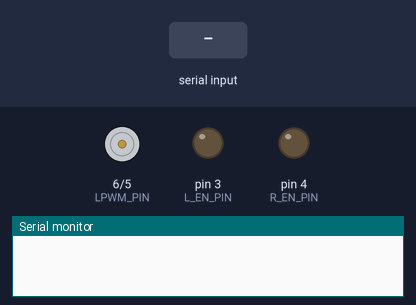
This sketch was run on a simulated Arduino Uno, built with avr-gcc and run on an emulated ATmega328P. Shown: motor-driver pin pairs drawn as motors (green arrow = first pin HIGH = forward, orange = second pin HIGH = backward, longer = more drive), output pins drawn as LEDs (lit = HIGH), the last lines printed to the serial monitor. The test bench sets the inputs (shaded band).

Above: at 1.2 s.
1.3 s: "f128\n" received over Serial
At 1.6 s:
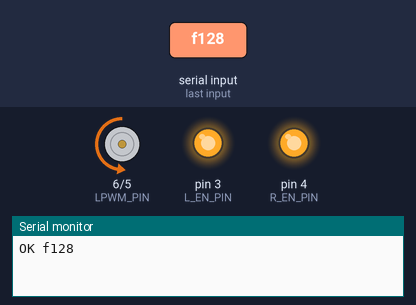
2.8 s: "b90\n" received over Serial
At 4.0 s:
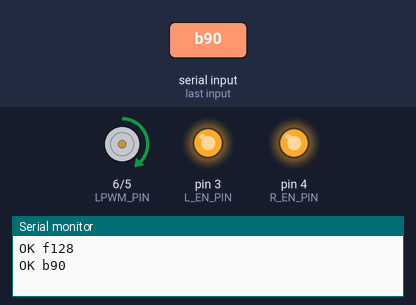
4.3 s: "f,45\n" received over Serial
At 5.1 s:
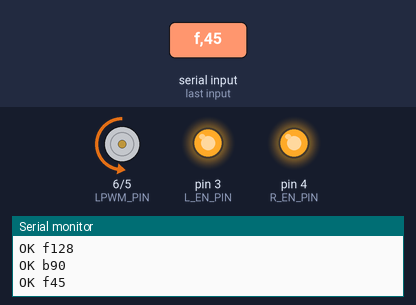
5.8 s: "b,45\n" received over Serial
At 6.3 s:
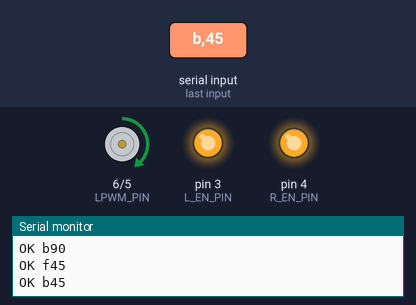
7.3 s: "f" received over Serial
At 9.2 s:
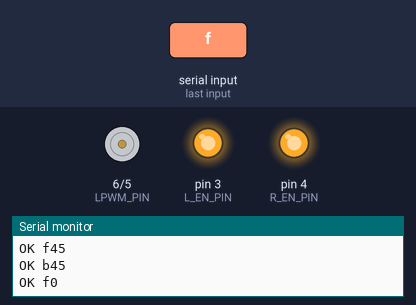
Timing chart, 0 to 13.8 s (numbered marks = the images above; inputs shaded):
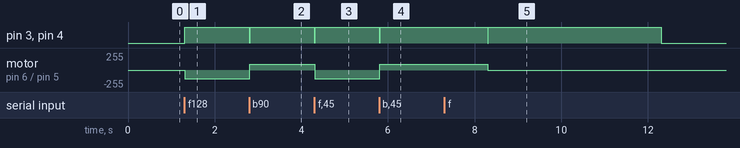

Measured:
- after the input at 1.3 s, pin 3 (L_EN_PIN), pin 4 (R_EN_PIN): LOW → HIGH at once; motor on pin 6 (LPWM_PIN) / pin 5 (RPWM_PIN): stopped → backward 128/255 at once
- after the input at 2.8 s, pin 3 (L_EN_PIN), pin 4 (R_EN_PIN): HIGH → LOW at once, → HIGH 0.01 s later; motor on pin 6 (LPWM_PIN) / pin 5 (RPWM_PIN): backward 128/255 → forward 90/255 at once
- after the input at 4.3 s, pin 3 (L_EN_PIN), pin 4 (R_EN_PIN): HIGH → LOW at once, → HIGH 0.01 s later; motor on pin 6 (LPWM_PIN) / pin 5 (RPWM_PIN): forward 90/255 → backward 128/255 at once
- after the input at 5.8 s, pin 3 (L_EN_PIN), pin 4 (R_EN_PIN): HIGH → LOW at once, → HIGH 0.01 s later; motor on pin 6 (LPWM_PIN) / pin 5 (RPWM_PIN): backward 128/255 → forward 90/255 at once
- after the input at 7.3 s, pin 3 (L_EN_PIN), pin 4 (R_EN_PIN): HIGH → LOW after 1.0 s instead of 3.5 s; motor on pin 6 (LPWM_PIN) / pin 5 (RPWM_PIN): forward 90/255 → stopped after 1.0 s instead of 3.5 s

The sketch:

peltier_controller.ino
```cpp
#include <Adafruit_MAX31865.h>
#include <DHT.h>
#include <SPI.h>

// Serial commands (9600 baud):
//   'r'  -> replies "pt100_temp,dht_humidity,dht_temp" (DHT values are "nan" if the DHT22 read fails)
//   "f<duty>" + newline -> H-bridge forward  (current M+ -> M-, PWM on RPWM), duty 0-255, e.g. "f128", replies "OK f128"
//   "b<duty>" + newline -> H-bridge backward (current M- -> M+, PWM on LPWM), duty 0-255, replies "OK b<duty>"
//   'o'  -> H-bridge off, replies "OK o"
// The BTS7960 needs >= ~7 V on B+, so the supply stays fixed and PWM (~980 Hz on pins 5/6) sets the power.

// MAX31865 configuration
Adafruit_MAX31865 max = Adafruit_MAX31865(10, 11, 12, 13);
#define RREF      430.0
#define RNOMINAL  100.0

// DHT22 configuration
#define DHTPIN 8     // DHT22 data pin
#define DHTTYPE DHT22
DHT dht(DHTPIN, DHTTYPE);

// BTS7960 H-bridge configuration
#define RPWM_PIN 5   // BTS7960 RPWM
#define LPWM_PIN 6   // BTS7960 LPWM
#define R_EN_PIN 4   // BTS7960 R_EN (optional 10k pull-down to GND)
#define L_EN_PIN 3   // BTS7960 L_EN (optional 10k pull-down to GND)
#define WATCHDOG_MS 5000  // Turn the bridge off if the PC sends nothing for this long

unsigned long lastCommandMs = 0;
char bridgeState = 'o';

void setBridge(char state, int duty) {
  if (state == bridgeState && state != 'o') {
    // Same direction: only change the PWM duty
    analogWrite(state == 'f' ? RPWM_PIN : LPWM_PIN, duty);
    return;
  }
  // Switch everything off first so both sides are never driven together
  digitalWrite(R_EN_PIN, LOW);
  digitalWrite(L_EN_PIN, LOW);
  digitalWrite(RPWM_PIN, LOW);
  digitalWrite(LPWM_PIN, LOW);
  if (state == 'f' || state == 'b') {
    delay(10);
    analogWrite(state == 'f' ? RPWM_PIN : LPWM_PIN, duty);
    digitalWrite(R_EN_PIN, HIGH);
    digitalWrite(L_EN_PIN, HIGH);
  }
  bridgeState = state;
}

void setup() {
  // Bridge off before anything else
  pinMode(R_EN_PIN, OUTPUT);
  pinMode(L_EN_PIN, OUTPUT);
  pinMode(RPWM_PIN, OUTPUT);
  pinMode(LPWM_PIN, OUTPUT);
  setBridge('o', 0);

  Serial.begin(9600);

  // Initialize MAX31865
  max.begin(MAX31865_4WIRE);  // Set to 4WIRE or 2/3WIRE as needed

  // Initialize DHT22
  dht.begin();
}

void loop() {
  if (bridgeState != 'o' && millis() - lastCommandMs > WATCHDOG_MS) {
    setBridge('o', 0);
  }

  if (Serial.available() > 0) {
    char command = Serial.read();
    lastCommandMs = millis();
    if (command == 'r') {
      // Offset for the Pt100 temperature (calculated from measurements)
      float offset = -2.34;
      // Read temperature from PT100
      float temperature = max.temperature(RNOMINAL, RREF) + offset;

      // Read humidity from DHT22
      float dht_humidity = dht.readHumidity();
      float dht_temperature = dht.readTemperature();

      // Check for faults
      uint8_t fault = max.readFault();
      if (fault) {
        Serial.println("Fault detected in MAX31865!");
        max.clearFault();
        return;
      }

      // Send temperature and humidity separated by comma
      Serial.print(temperature);
      Serial.print(",");
      Serial.print(dht_humidity);
      Serial.print(",");
      Serial.println(dht_temperature);
    } else if (command == 'f' || command == 'b') {
      int duty = Serial.parseInt();  // Read once: constrain() is a macro that would re-evaluate it
      duty = constrain(duty, 0, 255);
      setBridge(command, duty);
      Serial.print("OK ");
      Serial.print(command);
      Serial.println(duty);
    } else if (command == 'o') {
      setBridge('o', 0);
      Serial.println("OK o");
    }
  }
}
```
